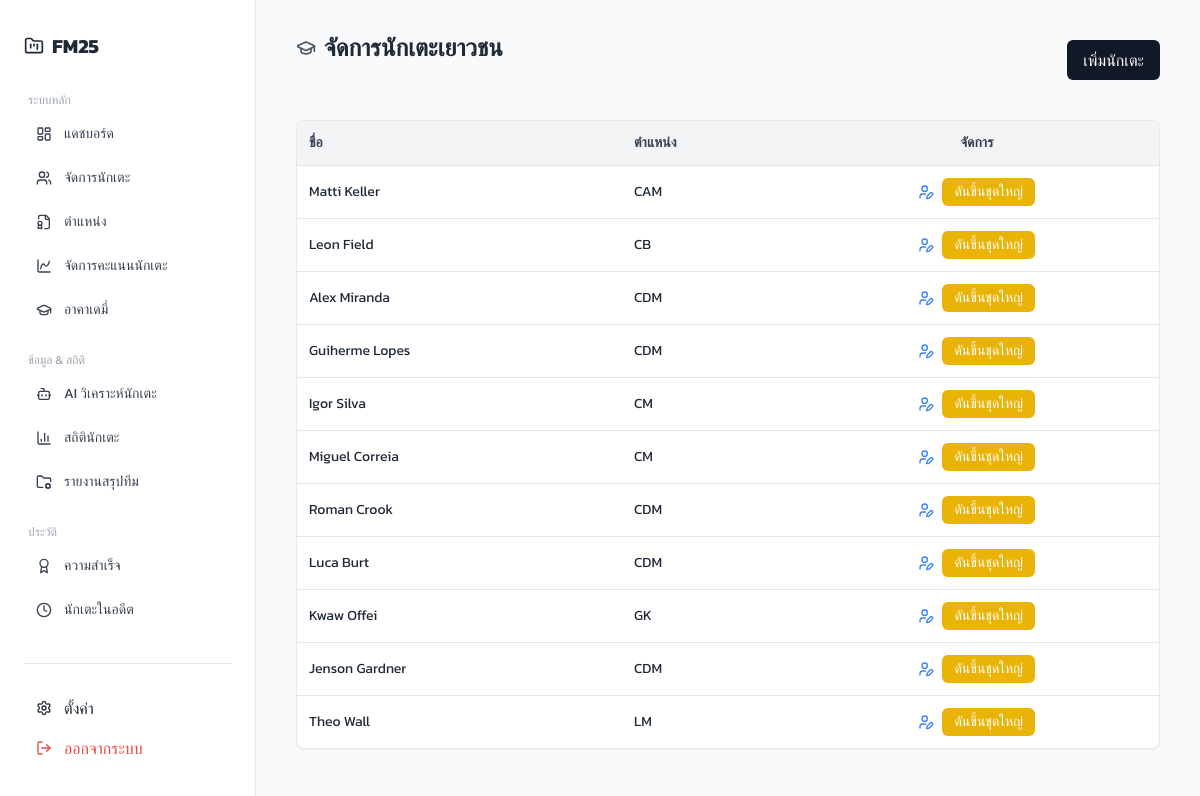
Page /pages/academy.php (signed in) on the committed database.
### tables this page shows
CREATE TABLE `academy_players` (
  `academy_player_id` int(11) NOT NULL,
  `user_id` int(11) NOT NULL,
  `name` varchar(255) NOT NULL,
  `position` enum('st','cf','lw','rw','lm','rm','cam','cm','cdm','cb','lb','rb','gk') NOT NULL
);

### pages/academy.php (the view, shortened to what this page needs)
<?php
include "../includes/db_config.php";
$user_id = $_SESSION['user_id'];
$query = $conn->prepare("SELECT * FROM academy_players WHERE user_id = :user_id ORDER BY academy_player_id ASC");
$query->bindParam(':user_id', $user_id, PDO::PARAM_INT);
$query->execute();
$academyPlayers = $query->fetchAll(PDO::FETCH_ASSOC);
?>
<!DOCTYPE html>
<html lang="th">
<head>
    <script src="https://cdn.tailwindcss.com"></script>
</head>
<body class="bg-gray-50 text-gray-800">
    <div class="flex h-screen overflow-hidden">
        <?php include '../includes/navbar.php'; ?>
        <main class="flex-1 overflow-y-auto px-10 py-8">
            <div class="flex justify-between items-center mb-8">
                <h1 class="text-2xl font-semibold flex items-center gap-2 mb-6">
                    <i data-lucide="graduation-cap" class="w-5 h-5 text-gray-600"></i>
                    จัดการนักเตะเยาวชน
                </h1>
                <a href="add_academy_player.php"
                    class="bg-gray-900 text-white px-4 py-2 rounded-md hover:bg-gray-700 transition">เพิ่มนักเตะ</a>
            </div>
            <div class="overflow-x-auto bg-white shadow-sm rounded-lg border border-gray-200">
                <table class="w-full text-sm">
                    <thead class="bg-gray-100 text-gray-700">
                        <tr>
                            <th class="p-3 text-left">ชื่อ</th>
                            <th class="p-3 text-left">ตำแหน่ง</th>
                            <th class="p-3 text-center">จัดการ</th>
                        </tr>
                    </thead>
                    <tbody>
                        <?php foreach ($academyPlayers as $player) { ?>
                            <tr class="border-t hover:bg-gray-50">
                                <td class="p-3"><?php echo $player['name']; ?></td>
                                <td class="p-3"><?php echo strtoupper($player['position']); ?></td>
                                <td class="p-3 text-center">
                                    <div class="flex justify-center items-center gap-2">
                                        <a href="edit_academy_player.php?id=<?php echo $player['academy_player_id']; ?>"
                                            class="text-blue-500 hover:underline"><i data-lucide="user-pen" class="w-4 h-4"></i></a>
                                        <button
                                            class="bg-yellow-500 text-white px-3 py-1 rounded-md hover:bg-yellow-600 transition text-sm"
                                            onclick="promotePlayer(<?php echo $player['academy_player_id']; ?>)">
                                            ดันขึ้นชุดใหญ่
                                        </button>
                                    </div>
                                </td>
                            </tr>
                        <?php } ?>
                    </tbody>
                </table>
            </div>
    </div>
</body>
</html>

### includes/navbar.php
<aside class="w-64 h-full border-r border-gray-200 bg-white px-6 py-8 flex flex-col">
  <h1 class="text-xl font-bold mb-8 flex items-center gap-2 text-gray-800">
    <i data-lucide="folder-kanban" class="w-5 h-5"></i> FM25
  </h1>
  <p class="text-xs uppercase text-gray-400 mb-2 px-1">ระบบหลัก</p>
  <nav class="flex flex-col gap-2 text-sm text-gray-700">
    <a href="dashboard.php" class="flex items-center gap-3 px-3 py-2 rounded-md hover:bg-gray-100">
      <i data-lucide="layout-dashboard" class="w-4 h-4"></i> แดชบอร์ด
    </a>
    <a href="manage_players.php" class="flex items-center gap-3 px-3 py-2 rounded-md hover:bg-gray-100">
      <i data-lucide="users" class="w-4 h-4"></i> จัดการนักเตะ
    </a>
    <a href="position.php" class="flex items-center gap-3 px-3 py-2 rounded-md hover:bg-gray-100">
      <i data-lucide="file-badge" class="w-4 h-4"></i> ตำแหน่ง
    </a>
    <a href="stats.php" class="flex items-center gap-3 px-3 py-2 rounded-md hover:bg-gray-100">
      <i data-lucide="chart-spline" class="w-4 h-4"></i> จัดการคะแนนนักเตะ
    </a>
    <a href="academy.php" class="flex items-center gap-3 px-3 py-2 rounded-md hover:bg-gray-100">
      <i data-lucide="graduation-cap" class="w-4 h-4"></i> อาคาเดมี่
    </a>
  </nav>
  <p class="text-xs uppercase text-gray-400 mt-6 mb-2 px-1">ข้อมูล & สถิติ</p>
  <nav class="flex flex-col gap-2 text-sm text-gray-700">
    <a href="analyze.php" class="flex items-center gap-3 px-3 py-2 rounded-md hover:bg-gray-100">
      <i data-lucide="bot" class="w-4 h-4"></i> AI วิเคราะห์นักเตะ
    </a>
    <a href="statistics.php" class="flex items-center gap-3 px-3 py-2 rounded-md hover:bg-gray-100">
      <i data-lucide="bar-chart-3" class="w-4 h-4"></i> สถิตินักเตะ
    </a>
    <a href="team_report.php" class="flex items-center gap-3 px-3 py-2 rounded-md hover:bg-gray-100">
      <i data-lucide="folder-cog" class="w-4 h-4"></i> รายงานสรุปทีม
    </a>
  </nav>
  <p class="text-xs uppercase text-gray-400 mt-6 mb-2 px-1">ประวัติ</p>
  <nav class="flex flex-col gap-2 text-sm text-gray-700">
    <a href="trophies.php" class="flex items-center gap-3 px-3 py-2 rounded-md hover:bg-gray-100">
      <i data-lucide="award" class="w-4 h-4"></i> ความสำเร็จ
    </a>
    <a href="formor_players.php" class="flex items-center gap-3 px-3 py-2 rounded-md hover:bg-gray-100">
      <i data-lucide="clock" class="w-4 h-4"></i> นักเตะในอดีต
    </a>
  </nav>
  <div class="mt-auto border-t border-gray-200 pt-6">
    <a href="settings.php" class="flex items-center gap-3 px-3 py-2 rounded-md hover:bg-gray-100">
      <i data-lucide="settings" class="w-4 h-4"></i> ตั้งค่า
    </a>
    <a href="logout.php" class="flex items-center gap-3 px-3 py-2 rounded-md hover:bg-gray-100 text-red-500">
      <i data-lucide="log-out" class="w-4 h-4"></i> ออกจากระบบ
    </a>
  </div>
</aside>

### pages/academy.php (style rules this page uses)
body { font-family: 'Kanit', sans-serif; }

### rows in the picture
academy_players: name "Matti Keller", position "CAM"
academy_players: name "Leon Field", position "CB"
academy_players: name "Alex Miranda", position "CDM"
academy_players: name "Guiherme Lopes", position "CDM"
academy_players: name "Igor Silva", position "CM"
academy_players: name "Miguel Correia", position "CM"
academy_players: name "Roman Crook", position "CDM"
academy_players: name "Luca Burt", position "CDM"
academy_players: name "Kwaw Offei", position "GK"
academy_players: name "Jenson Gardner", position "CDM"
academy_players: name "Theo Wall", position "LM"
